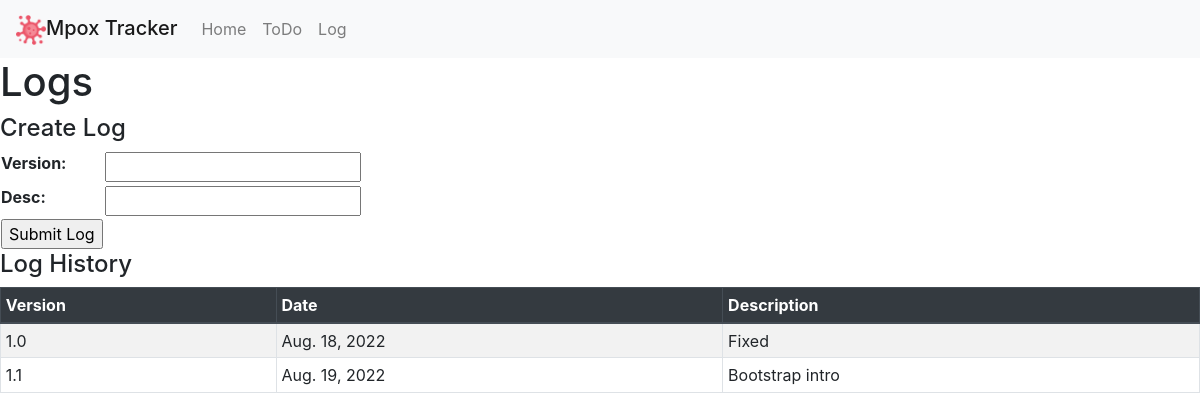
Before: /log with the older database file.
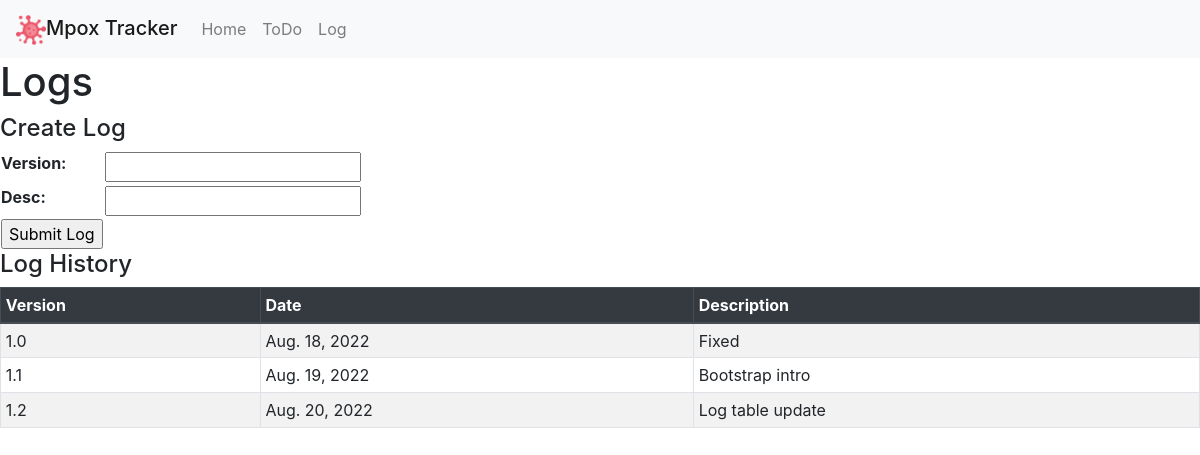
After: the same page with the newer database file.
### app/models.py (models this page shows, shortened)
class LogEntry(models.Model):
    version = models.FloatField(null=True, blank=True)
    date = models.DateField(auto_now=True)
    desc = models.CharField(blank=False, max_length=100)

### app/views.py (the view)
# urls.py: path('log', views.log, name='log'),
def log(request):
    if request.method == 'GET':
        logs = LogEntry.objects.all()
        form = LogEntryForm()
        context = {
            "logs": logs,
            "form": form
        }
        return render(request, 'app/log.html', context)
    else:
        form = LogEntryForm(request.POST)
        if form.is_valid():
            entry = form.save()
            return redirect("log")

### app/forms.py
class LogEntryForm(ModelForm):
    class Meta:
        model = LogEntry
        exclude = []

### app/templates/app/log.html (shortened to what this page needs)
{% extends "app/layout.html" %}
{% block body %}
<h1>Logs</h1>
<h4>Create Log</h4>
<form class="createLog" action="{% url 'log' %}" method="post">
    <table>
        {{ form.as_table }}
        <td>
            <input type="submit" value="Submit Log">
        </td>
    </table>
</form>
<h4>Log History</h4>
<table class="table table-striped table-bordered table-hover table-sm">
    <thead class="thead-dark">
        <tr>
            <th>Version</th>
            <th>Date</th>
            <th>Description</th>
        </tr>
    </thead>
    <tbody>
        {% for log in logs %}
        <tr>
            <td>{{ log.version }}</td>
            <td>{{ log.date }}</td>
            <td>{{ log.desc }}</td>
        </tr>
        {% endfor %}
    </tbody>
</table>
{% endblock %}

Changed rows visible on the page:
added LogEntry: version "1.2", date "Aug. 20, 2022", desc "Log table update"
